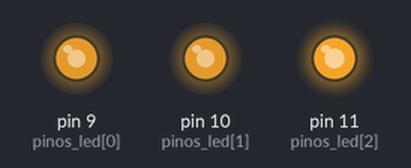
This sketch was run on a simulated Arduino Uno, built with avr-gcc and run on an emulated ATmega328P. Shown: output pins drawn as LEDs (lit = HIGH). Random numbers use the default seed unless the sketch sets one.

Above: at 0.37 s.
At 9.58 s:
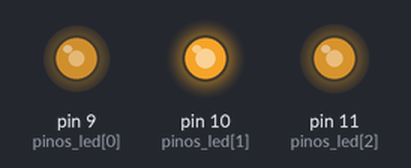
At 15.46 s:
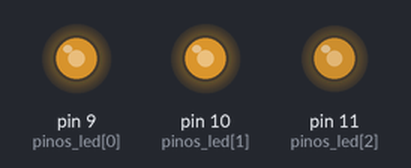
At 19.22 s:
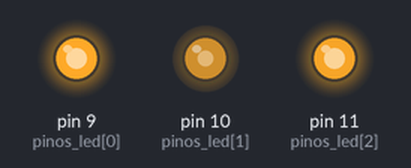
At 28.47 s:
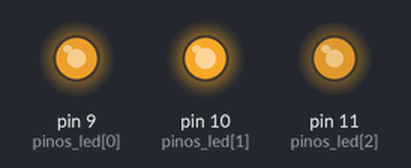
At 39.03 s:
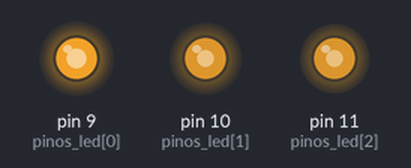
Timing chart, 0 to 40.0 s (numbered marks = the images above):
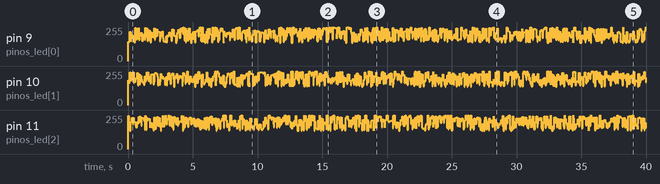

The sketch:

projeto09-led_efeito_fogo.ino
```cpp
int pinos_led[] = {9, 10, 11};


void setup() {
     for (int x=0; x<3; x++) {
          pinMode(pinos_led[x], OUTPUT);
     }
}

void loop() {
     analogWrite(pinos_led[0], random(120) + 136);
     analogWrite(pinos_led[1], random(120) + 136);
     analogWrite(pinos_led[2], random(120) + 136);
     delay(random(100));
}
```
